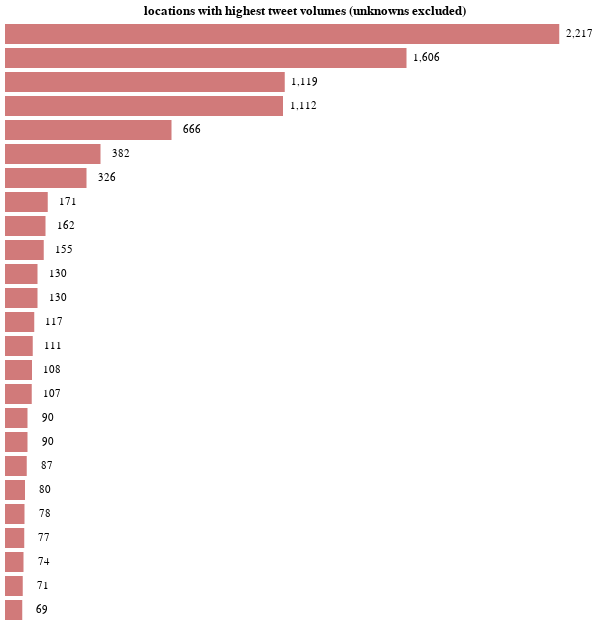

The cell this chart's notebook holds for it:
### Code cell
import altair as alt
alt.data_transformers.disable_max_rows()

tweet_by_location_bar = alt.Chart(tweet_locations, title='locations with highest tweet volumes (unknowns excluded)').mark_bar(opacity=0.6, 
                                                                                                          color='firebrick', 
                                                                                                          size=20).encode(
    x=alt.X('count:Q', axis=None),
    y=alt.Y('tweeter_location:N', axis=alt.Axis(title='', ticks=False), sort='-x'),  
)

tweet_by_location_text = alt.Chart(tweet_locations).mark_text(
    align='center',
    baseline='middle',
    color='black',
    dx=20 
).encode(
    x=alt.X('count:Q', axis=None),
    y=alt.Y('tweeter_location:N', axis=None, sort='-x'),   
    text=alt.Text('count:Q', format=',')
)

(tweet_by_location_bar + tweet_by_location_text).properties(
    width=600,
    height=600
).configure_axis(
    grid=False,
    domain=False
).configure_view(
    strokeWidth=0)

### Figure 1 — Vega-Lite specification as saved in the notebook (floating-point values rounded to 4 significant figures)
{"config": {"view": {"continuousWidth": 400, "continuousHeight": 300, "strokeWidth": 0}, "axis": {"domain": false, "grid": false}}, "layer": [{"mark": {"type": "bar", "color": "firebrick", "opacity": 0.6, "size": 20}, "encoding": {"x": {"type": "quantitative", "axis": null, "field": "count"}, "y": {"type": "nominal", "axis": {"ticks": false, "title": ""}, "field": "tweeter_location", "sort": "-x"}}, "title": "locations with highest tweet volumes (unknowns excluded)"}, {"mark": {"type": "text", "align": "center", "baseline": "middle", "color": "black", "dx": 20}, "encoding": {"text": {"type": "quantitative", "field": "count", "format": ","}, "x": {"type": "quantitative", "axis": null, "field": "count"}, "y": {"type": "nominal", "axis": null, "field": "tweeter_location", "sort": "-x"}}}], "data": {"name": "data-b41041d90948d6f9db50ba8a55628c24"}, "height": 600, "width": 600, "$schema": "https://vega.github.io/schema/vega-lite/v4.8.1.json", "datasets": {"data-b41041d90948d6f9db50ba8a55628c24": [{"tweeter_location": "London, England", "count": 2217}, {"tweeter_location": "London", "count": 1606}, {"tweeter_location": "United Kingdom", "count": 1119}, {"tweeter_location": "England, United Kingdom", "count": 1112}, {"tweeter_location": "UK", "count": 666}, {"tweeter_location": "England", "count": 382}, {"tweeter_location": "London, UK", "count": 326}, {"tweeter_location": "South West, England", "count": 171}, {"tweeter_location": "North West, England", "count": 162}, {"tweeter_location": "South East, England", "count": 155}, {"tweeter_location": "Scotland", "count": 130}, {"tweeter_location": "Scotland, United Kingdom", "count": 130}, {"tweeter_location": "Manchester, England", "count": 117}, {"tweeter_location": "North East, England", "count": 111}, {"tweeter_location": "Glasgow, Scotland", "count": 108}, {"tweeter_location": "Wales, United Kingdom", "count": 107}, {"tweeter_location": "Leeds", "count": 90}, {"tweeter_location": "London, United Kingdom", "count": 90}, {"tweeter_location": "Earth", "count": 87}, {"tweeter_location": "london", "count": 80}, {"tweeter_location": "United States", "count": 78}, {"tweeter_location": "London ", "count": 77}, {"tweeter_location": "West Midlands, England", "count": 74}, {"tweeter_location": "Birmingham, England", "count": 71}, {"tweeter_location": "Bristol, England", "count": 69}]}}
